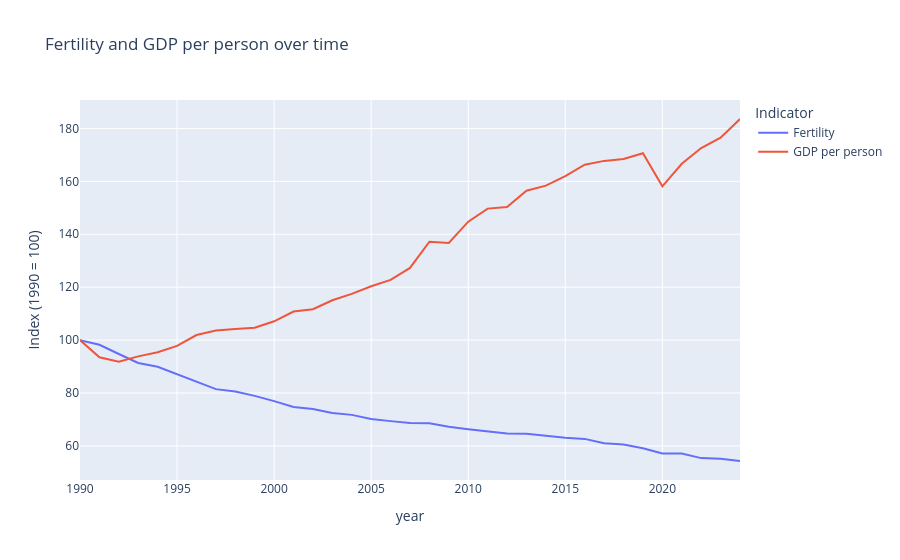

This figure's notebook cell:
### Code cell
trend = sample.groupby("year")[["fertility", "gdp_pc"]].median()
trend = trend / trend.loc[start_year] * 100
trend = trend.rename(columns={
    "fertility": "Fertility",
    "gdp_pc": "GDP per person",
})

fig = px.line(
    trend,
    x=trend.index,
    y=["Fertility", "GDP per person"],
    title="Fertility and GDP per person over time",
    labels={"x": "Year", "value": "Index (1990 = 100)", "variable": "Indicator"},
)
fig.show()

### Figure 1 — Plotly figure (JSON) as saved in the notebook; plotly's stock layout.template omitted (floating-point values rounded to 4 significant figures)
{"data": [{"hovertemplate": "Indicator=Fertility<br>year=%{x}<br>Index (1990 = 100)=%{y}<extra></extra>", "legendgroup": "Fertility", "line": {"color": "#636efa", "dash": "solid"}, "marker": {"symbol": "circle"}, "mode": "lines", "name": "Fertility", "orientation": "v", "showlegend": true, "type": "scatter", "x": [1990, 1991, 1992, 1993, 1994, 1995, 1996, 1997, 1998, 1999, 2000, 2001, 2002, 2003, 2004, 2005, 2006, 2007, 2008, 2009, 2010, 2011, 2012, 2013, 2014, 2015, 2016, 2017, 2018, 2019, 2020, 2021, 2022, 2023, 2024], "xaxis": "x", "y": [100.0, 98.23, 94.75, 91.34, 89.91, 87.11, 84.32, 81.47, 80.53, 78.91, 76.94, 74.75, 73.99, 72.48, 71.74, 70.2, 69.37, 68.67, 68.53, 67.26, 66.32, 65.64, 64.74, 64.56, 63.77, 63.08, 62.65, 60.98, 60.52, 59.08, 57.12, 57.16, 55.39, 55.19, 54.3], "yaxis": "y"}, {"hovertemplate": "Indicator=GDP per person<br>year=%{x}<br>Index (1990 = 100)=%{y}<extra></extra>", "legendgroup": "GDP per person", "line": {"color": "#EF553B", "dash": "solid"}, "marker": {"symbol": "circle"}, "mode": "lines", "name": "GDP per person", "orientation": "v", "showlegend": true, "type": "scatter", "x": [1990, 1991, 1992, 1993, 1994, 1995, 1996, 1997, 1998, 1999, 2000, 2001, 2002, 2003, 2004, 2005, 2006, 2007, 2008, 2009, 2010, 2011, 2012, 2013, 2014, 2015, 2016, 2017, 2018, 2019, 2020, 2021, 2022, 2023, 2024], "xaxis": "x", "y": [100.0, 93.52, 91.86, 93.84, 95.39, 97.81, 101.9, 103.6, 104.2, 104.7, 107.1, 110.8, 111.7, 115.1, 117.5, 120.3, 122.8, 127.3, 137.2, 136.7, 144.8, 149.7, 150.3, 156.4, 158.4, 162.0, 166.3, 167.7, 168.5, 170.6, 158.1, 166.6, 172.6, 176.5, 183.6], "yaxis": "y"}], "layout": {"legend": {"title": {"text": "Indicator"}, "tracegroupgap": 0}, "title": {"text": "Fertility and GDP per person over time"}, "xaxis": {"anchor": "y", "domain": [0, 1], "title": {"text": "year"}}, "yaxis": {"anchor": "x", "domain": [0, 1], "title": {"text": "Index (1990 = 100)"}}}}
